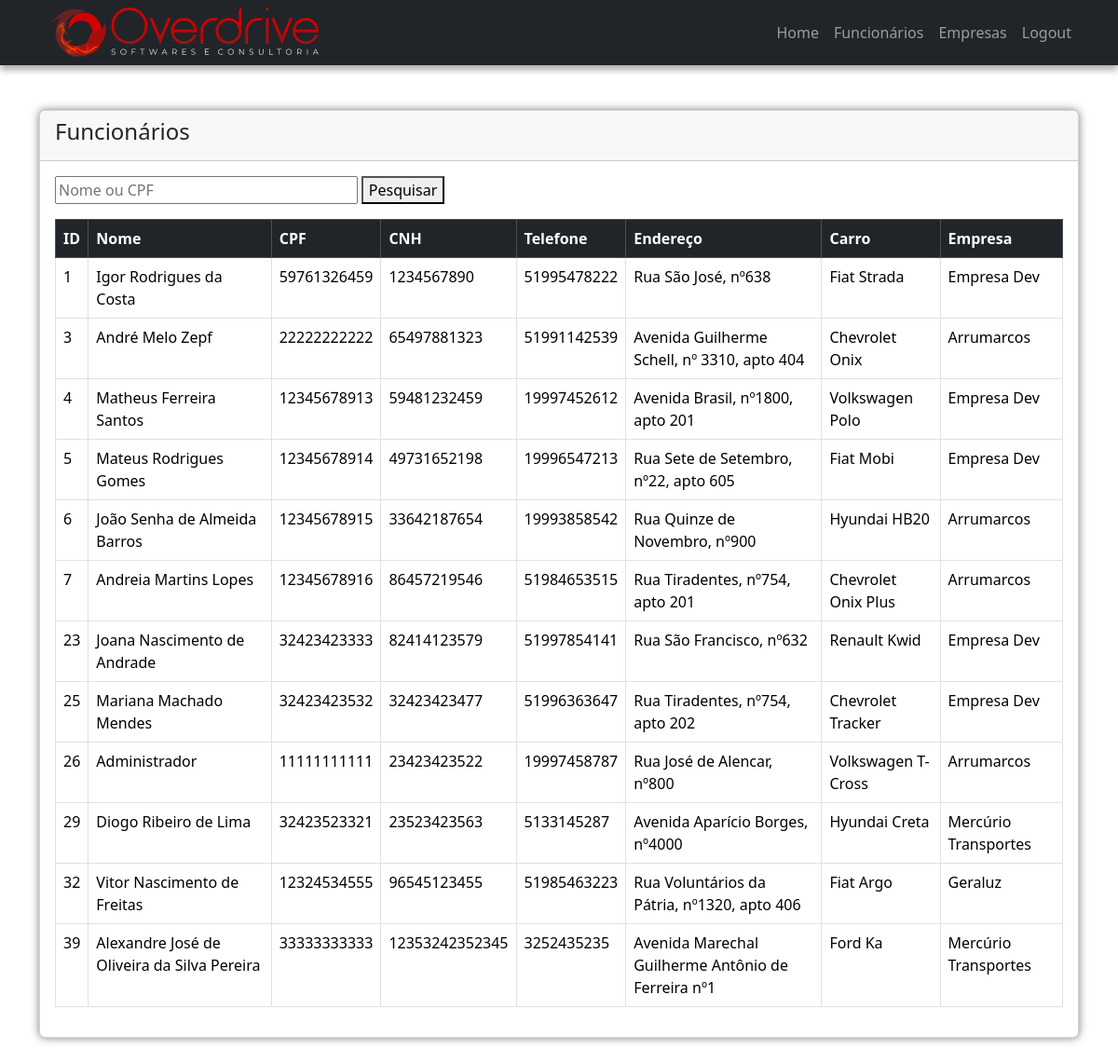
/view/tabela_up.php (signed in), run on the app's committed database.
### tables this page shows
CREATE TABLE IF NOT EXISTS `usuario` (
  `u_id` int NOT NULL AUTO_INCREMENT,
  `nome` varchar(255) DEFAULT NULL,
  `cpf` varchar(11) NOT NULL,
  `cnh` varchar(20) DEFAULT NULL,
  `telefone` varchar(15) DEFAULT NULL,
  `endereco` varchar(255) DEFAULT NULL,
  `carro` varchar(255) DEFAULT NULL,
  `empresa` int NOT NULL,
  `senha` varchar(255) NOT NULL,
  `acesso` tinyint(1) NOT NULL DEFAULT '0',
  PRIMARY KEY (`u_id`),
  UNIQUE KEY `cpf` (`cpf`),
  KEY `empresa` (`empresa`)
);

CREATE TABLE IF NOT EXISTS `empresa` (
  `e_id` int NOT NULL AUTO_INCREMENT,
  `cnpj` varchar(14) DEFAULT NULL,
  `nome` varchar(255) DEFAULT NULL,
  `nome_fantasia` varchar(255) DEFAULT NULL,
  `endereco` varchar(255) DEFAULT NULL,
  `telefone` varchar(15) DEFAULT NULL,
  `responsavel` varchar(255) DEFAULT NULL,
  PRIMARY KEY (`e_id`)
);

### view/tabela_up.php (the view, shortened to what this page needs)
<?php
include('../includes/header.php');
include('../includes/navbar.php');
require '../controller/conexao.php';
?>
<div class="container mt-5">
    <div class="row justify-content-center">
        <div class="col-md-12 mb-5">
            <div class="card">
                <div class="table-responsive">
                    <div class="card-header">
                        <h4>Funcionários
                        </h4>
                    </div>
                    <div class="card-body">
                        <form action="" class="mb-3">
                            <input name="busca" style="width: 30%;" value="<?php if(isset($_GET['busca'])) echo $_GET['busca']; ?>" placeholder="Nome ou CPF" type="text" autofocus>
                            <button type="submit" >Pesquisar</button>
                        </form>
                        <table class="table table-bordered table-hover">
                            <thead class="table-dark">
                                <tr>
                                    <th scope="col">ID</th>
                                    <th scope="col">Nome</th>
                                    <th>CPF</th>
                                    <th>CNH</th>
                                    <th>Telefone</th>
                                    <th>Endereço</th>
                                    <th>Carro</th>
                                    <th>Empresa</th>
                                </tr>
                            </thead>
                            <tbody>
                                <?php
                                if(!isset($_GET['busca'])){
                                    $query = "SELECT u.u_id, u.nome, u.cpf, u.cnh, u.telefone, u.endereco, u.carro, e.nome_fantasia as empresa from usuario as u join empresa as e on u.empresa = e.e_id ORDER BY u.u_id";
                                    $query_run = mysqli_query($mysqli, $query);
                                    if(mysqli_num_rows($query_run) > 0){
                                        foreach($query_run as $dados){
                                            ?>
                                            <tr>
                                            <td><?php echo $dados['u_id']; ?></td>
                                            <td><?php echo $dados['nome']; ?></td>
                                            <td><?php echo $dados['cpf']; ?></td>
                                            <td><?php echo $dados['cnh']; ?></td>
                                            <td><?php echo $dados['telefone']; ?></td>
                                            <td><?php echo $dados['endereco']; ?></td>
                                            <td><?php echo $dados['carro']; ?></td>
                                            <td><?php echo $dados['empresa']; ?></td>
                                            </tr>
                                            <?php
                                        }
                                    } else {
                                        echo "<h5>Sem registros</h5>";
                                    }
                                }
                                ?>
                            </tbody>
                        </table>
                    </div>
                </div>
            </div>
        </div>
    </div>
</div>
<?php
include('../includes/footer.php');
?>

### includes/header.php (shortened to what this page needs)
<!doctype html>
<html lang="pt-br">
  <head>
    <link rel="stylesheet" href="../style.css">
    <link href="https://cdn.jsdelivr.net/npm/bootstrap@5.3.2/dist/css/bootstrap.min.css" rel="stylesheet">
  </head>
  <body>

### includes/navbar.php (shortened to what this page needs)
<nav class="navbar navbar-expand-lg navbar-dark bg-dark">
  <div class="container">
    <img src="../images/logo-dark-peq.png" alt="Logo Overdrive">
    <div class="collapse navbar-collapse" id="navbarSupportedContent">
      <ul class="navbar-nav ms-auto mb-2 mb-lg-0">
        <?php
        if(isset($_SESSION['nome'])){
          ?>
          <li class="nav-item">
            <a class="nav-link" aria-current="page" href="../index.php">Home</a>
          </li>
          <li class="nav-item">
            <a class="nav-link" href="./tabela_up.php">Funcionários</a>
          </li>
          <li class="nav-item">
            <a class="nav-link" href="./tabela_ep.php">Empresas</a>
          </li>
            <li class="nav-item">
            <a class="nav-link" href="../controller/logout.php">Logout</a>
          </li>
          <?php
      }
      ?>
      </ul>
    </div>
  </div>
</nav>

### includes/footer.php (shortened to what this page needs)
</body>
</html>

### style.css (style rules this page uses)
nav { box-shadow: 0px 5px 7px rgba(0, 0, 0, 0.329); }
body { background: url(./images/cidade.png) no-repeat center center fixed; -webkit-background-size: cover; -moz-background-size: cover; background-size: cover; -o-background-size: cover; }
.card { box-shadow: 0px 0px 10px rgba(0, 0, 0, 0.514); }

### data on the page
usuario: u_id "1", nome "Igor Rodrigues da Costa", cpf "59761326459", cnh "1234567890", telefone "51995478222", endereco "Rua São José, nº638", carro "Fiat Strada", empresa.nome_fantasia "Empresa Dev"
usuario: u_id "3", nome "André Melo Zepf", cpf "22222222222", cnh "65497881323", telefone "51991142539", endereco "Avenida Guilherme Schell, nº 3310, apto 404", carro "Chevrolet Onix", empresa.nome_fantasia "Arrumarcos"
usuario: u_id "4", nome "Matheus Ferreira Santos", cpf "12345678913", cnh "59481232459", telefone "19997452612", endereco "Avenida Brasil, nº1800, apto 201", carro "Volkswagen Polo", empresa.nome_fantasia "Empresa Dev"
usuario: u_id "5", nome "Mateus Rodrigues Gomes", cpf "12345678914", cnh "49731652198", telefone "19996547213", endereco "Rua Sete de Setembro, nº22, apto 605", carro "Fiat Mobi", empresa.nome_fantasia "Empresa Dev"
usuario: u_id "6", nome "João Senha de Almeida Barros", cpf "12345678915", cnh "33642187654", telefone "19993858542", endereco "Rua Quinze de Novembro, nº900", carro "Hyundai HB20", empresa.nome_fantasia "Arrumarcos"
usuario: u_id "7", nome "Andreia Martins Lopes", cpf "12345678916", cnh "86457219546", telefone "51984653515", endereco "Rua Tiradentes, nº754, apto 201", carro "Chevrolet Onix Plus", empresa.nome_fantasia "Arrumarcos"
usuario: u_id "23", nome "Joana Nascimento de Andrade", cpf "32423423333", cnh "82414123579", telefone "51997854141", endereco "Rua São Francisco, nº632", carro "Renault Kwid", empresa.nome_fantasia "Empresa Dev"
usuario: u_id "25", nome "Mariana Machado Mendes", cpf "32423423532", cnh "32423423477", telefone "51996363647", endereco "Rua Tiradentes, nº754, apto 202", carro "Chevrolet Tracker", empresa.nome_fantasia "Empresa Dev"
usuario: u_id "26", nome "Administrador", cpf "11111111111", cnh "23423423522", telefone "19997458787", endereco "Rua José de Alencar, nº800", carro "Volkswagen T-Cross", empresa.nome_fantasia "Arrumarcos"
usuario: u_id "29", nome "Diogo Ribeiro de Lima", cpf "32423523321", cnh "23523423563", telefone "5133145287", endereco "Avenida Aparício Borges, nº4000", carro "Hyundai Creta", empresa.nome_fantasia "Mercúrio Transportes"
usuario: u_id "32", nome "Vitor Nascimento de Freitas", cpf "12324534555", cnh "96545123455", telefone "51985463223", endereco "Rua Voluntários da Pátria, nº1320, apto 406", carro "Fiat Argo", empresa.nome_fantasia "Geraluz"
usuario: u_id "39", nome "Alexandre José de Oliveira da Silva Pereira", cpf "33333333333", cnh "12353242352345", telefone "3252435235", endereco "Avenida Marechal Guilherme Antônio de Ferreira nº1", carro "Ford Ka", empresa.nome_fantasia "Mercúrio Transportes"
